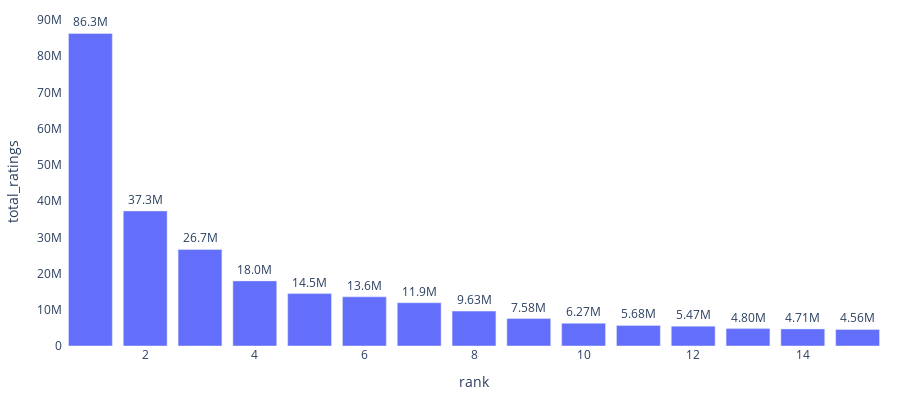

The notebook cell this image was saved under:
### Markdown cell above
#### From the Chart below it can be certainly identified that  Ranking of a Game has been calculated according to Total Rating of a game.

### Code cell
fig = px.bar(df.head(15), x='rank', y='total_ratings', text='total_ratings'
             )

fig.update_traces(texttemplate='%{text:.3s}', textposition='outside')
fig.update_layout({'plot_bgcolor': 'white',
                   'paper_bgcolor': 'white'})

fig.update_layout(width=900, height=400,
                  margin = dict(t=15, l=15, r=15, b=15))
fig.show()

### Figure 1 — Plotly figure (JSON) as saved in the notebook; plotly's stock layout.template omitted (floating-point values rounded to 4 significant figures)
{"data": [{"alignmentgroup": "True", "hovertemplate": "rank=%{x}<br>total_ratings=%{text}<extra></extra>", "legendgroup": "", "marker": {"color": "#636efa", "pattern": {"shape": ""}}, "name": "", "offsetgroup": "", "orientation": "v", "showlegend": false, "text": ["86273129", "37276732", "26663595", "17971552", "14464235", "13572148", "11936964", "9633929", "7578630", "6268377", "5681934", "5471344", "4801658", "4710639", "4564398"], "textposition": "outside", "texttemplate": "%{text:.3s}", "type": "bar", "x": [1, 2, 3, 4, 5, 6, 7, 8, 9, 10, 11, 12, 13, 14, 15], "xaxis": "x", "y": [86273129, 37276732, 26663595, 17971552, 14464235, 13572148, 11936964, 9633929, 7578630, 6268377, 5681934, 5471344, 4801658, 4710639, 4564398], "yaxis": "y"}], "layout": {"barmode": "relative", "height": 400, "legend": {"tracegroupgap": 0}, "margin": {"b": 15, "l": 15, "r": 15, "t": 15}, "paper_bgcolor": "white", "plot_bgcolor": "white", "width": 900, "xaxis": {"anchor": "y", "domain": [0, 1], "title": {"text": "rank"}}, "yaxis": {"anchor": "x", "domain": [0, 1], "title": {"text": "total_ratings"}}}}
